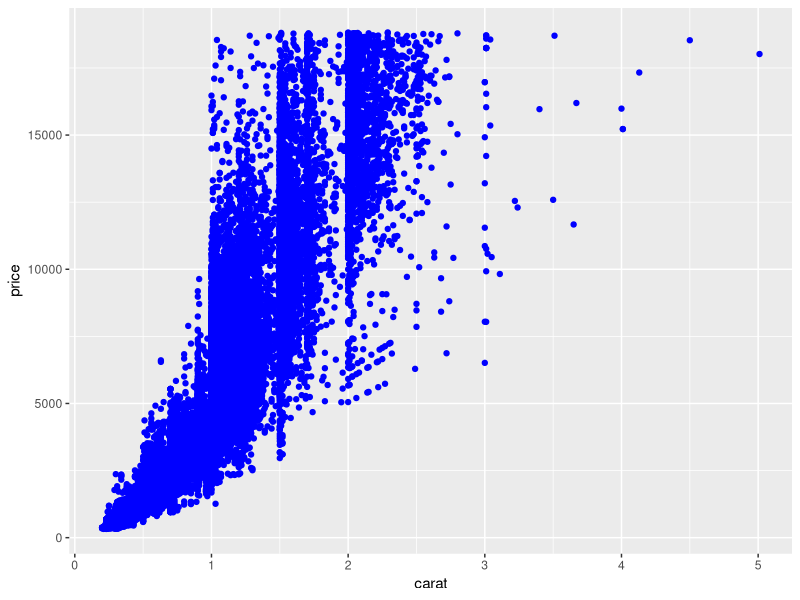

Here is the R script that generated this plot:
## ---- chunk 1
knitr::opts_chunk$set(echo = TRUE)
library(tidyverse)
## ---- chunk 2
### In this code chunk, start with the diamonds dataset (built in to
### ggplot2 package) and create a plot of price vs. carat (or some other
### variables of your choice)

ggplot(data = diamonds, aes(x = carat, y = price)) +
  geom_point(color = "blue")
## ---- chunk 3
### In this code chunk, start with the diamonds dataset (built in to
### ggplot2 package) and create a subset based on filtering, e.g., 
### size greater than 1 carat or cut is "Ideal"

diamond_ideal_cut <- diamonds %>% # Created a diamond subset 
  filter(cut == "Ideal") # Filtered for "Ideal" cut
## ---- chunk 4
### Both partners - delete this comment, then write some code here
### to plot, summarize, calculate something simple using the diamonds
### dataset.


## ---- chunk 5
### Both partners - delete this comment, then write some code here
### to plot, summarize, calculate something simple using the diamonds
### dataset.


